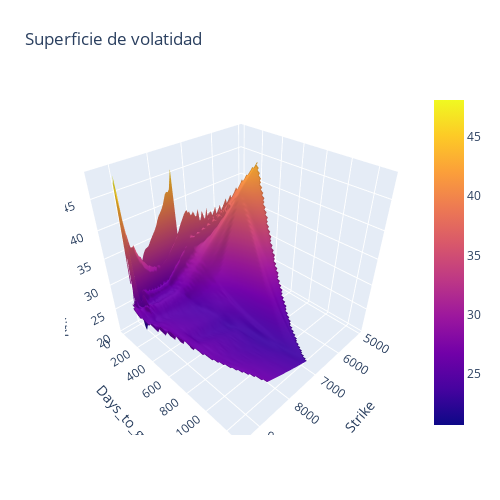

Notebook source saved alongside this figure:
### Code cell
call = op
X,Y,Z = cositas()
fig = go.Figure(data=[go.Surface(z=Z, x=X, y=Y)])
fig.update_layout(title='Superficie de volatidad', autosize=False,
                width=500, height=500,
                margin=dict(l=65, r=50, b=65, t=90),
                scene=dict(
                    xaxis_title='Strike',
                    yaxis_title='Days_to_go',
                    zaxis_title='ImpliedVolatility'
                ))

### Figure 1 — Plotly figure (JSON) as saved in the notebook; plotly's stock layout.template omitted (floating-point values rounded to 4 significant figures; data arrays with more than 128 entries replaced by an {"elided": "..."} marker saying what was removed)
{"data": [{"type": "surface", "x": {"elided": "100x100 float values"}, "y": {"elided": "100x100 float values"}, "z": {"elided": "100x100 float values"}}], "layout": {"autosize": false, "height": 500, "margin": {"b": 65, "l": 65, "r": 50, "t": 90}, "scene": {"xaxis": {"title": {"text": "Strike"}}, "yaxis": {"title": {"text": "Days_to_go"}}, "zaxis": {"title": {"text": "ImpliedVolatility"}}}, "title": {"text": "Superficie de volatidad"}, "width": 500}}
